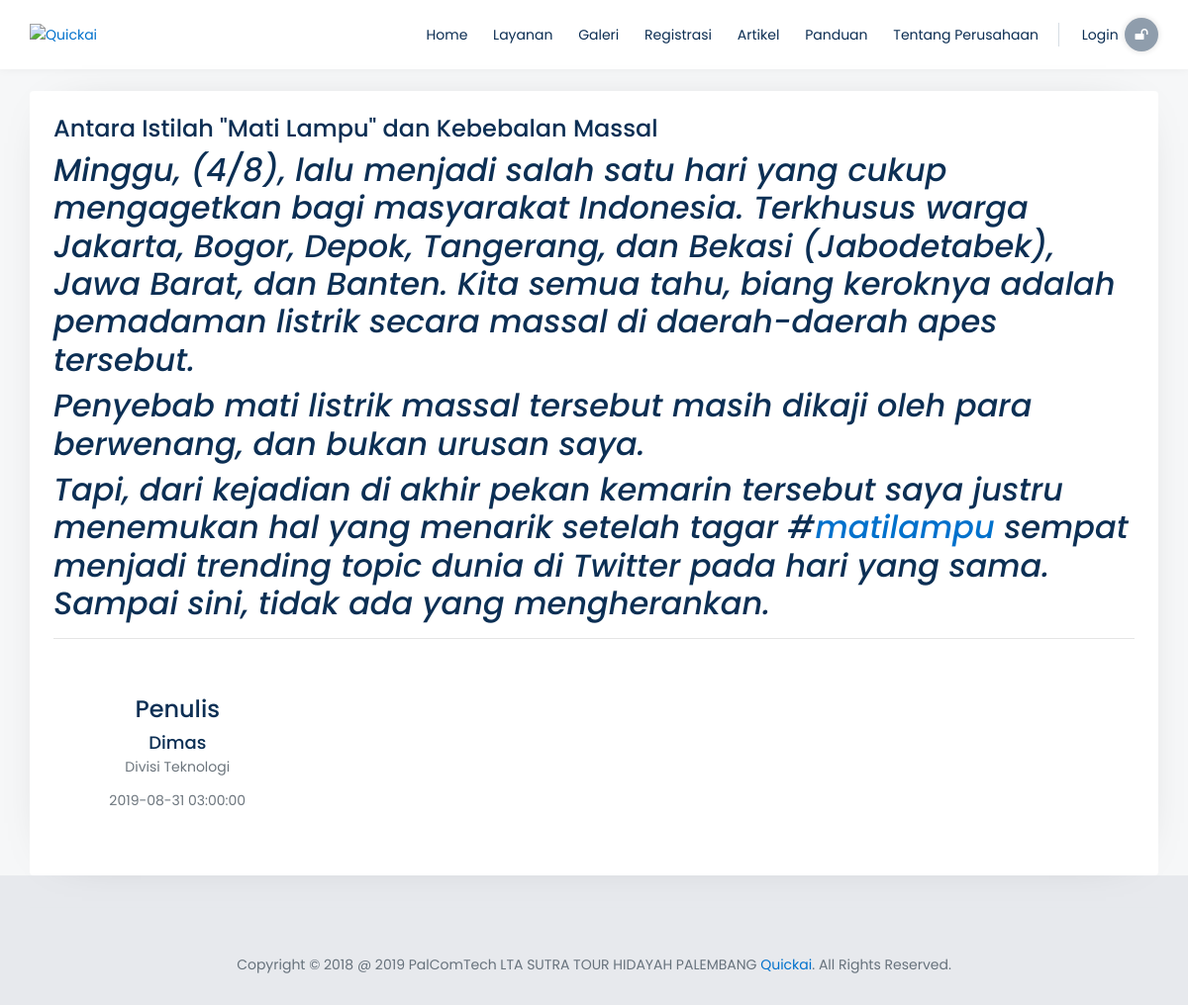
The app's page /tentang/baca/6 with its own data.
### tables this page shows
CREATE TABLE `data_artikel` (
  `id_artikel` int(11) NOT NULL,
  `judul` varchar(100) NOT NULL,
  `isi` text NOT NULL,
  `gambarnya` text NOT NULL,
  `tgl_postnya` datetime NOT NULL,
  `id_user` varchar(11) NOT NULL,
  `status` int(11) NOT NULL
);

CREATE TABLE `user` (
  `nomoridentitas` varchar(20) NOT NULL,
  `email` varchar(50) NOT NULL,
  `password` varchar(256) NOT NULL,
  `akses` int(11) NOT NULL,
  `nama` varchar(50) NOT NULL,
  `login_akun` timestamp NOT NULL DEFAULT CURRENT_TIMESTAMP ON UPDATE CURRENT_TIMESTAMP,
  `aktiv_dak` int(11) NOT NULL
);

CREATE TABLE `jabatan_pegawai` (
  `id_jabatan` int(11) NOT NULL,
  `nama_jabatan` varchar(30) NOT NULL
);

CREATE TABLE `website` (
  `id` int(11) NOT NULL,
  `nomorregistrasi` varchar(18) NOT NULL,
  `nama_perusahaan` varchar(100) NOT NULL,
  `footer` text NOT NULL,
  `alamat` text NOT NULL,
  `kontak` text NOT NULL,
  `visi_misi` text NOT NULL,
  `foto` text NOT NULL
);

### application/controllers/Tentang.php (called while the page is built, shortened)
<?php
class Tentang extends CI_Controller{
	public function __construct()
	{
		$this->load->library('form_validation');
		$this->load->library('pagination');
    $this->load->helper('tanggal_indo');
    $this->load->model(['users_model','galerim','jamaahm','data_atknya']);
  }
     function baca($id_artikel)
     {
      if ($this->session->userdata('nomoridentitas')==true) {
        $row             = $this->jamaahm->d($this->session->userdata('nomoridentitas'));
        $data=array(
          'nama_jamaah' =>$row->nama_jamaah,
          'fotonya'   =>$row->fotonya,
          'fotonya'   =>$row->fotonya,
        );
        $data['da']  = $this->data_atknya->baca($id_artikel);
        $data['web']    =$this->users_model->website();
        $this->load->view('website/header_log',$data);
        $this->load->view('website/baca', $data);
      }else{
       $data['da']  = $this->data_atknya->baca($id_artikel);
       $data['web']    =$this->users_model->website();
       $this->load->view('website/header', $data);
       $this->load->view('website/baca', $data);
     }
   }
 }

### index.php (called while the page is built, shortened)
<?php
require_once BASEPATH.'core/CodeIgniter.php';

### application/models/Data_atknya.php (called while the page is built, shortened)
<?php if ( ! defined('BASEPATH')) exit('No direct script access allowed');
class Data_atknya extends CI_Model
{
	function baca($id_artikel)
	{
		$this->db->from('data_artikel');
		$this->db->join('user','nomoridentitas=id_user');
		$this->db->join('pegawai','id_pegawai=nomoridentitas');
		$this->db->join('jabatan_pegawai','id_jabatan=jabatan');
		$this->db->where('id_artikel',$id_artikel);
		$query = $this->db->get();
		$result = $query->result();
		return $result;
	}
}

### application/models/Users_model.php (called while the page is built, shortened)
<?php if ( ! defined('BASEPATH')) exit('No direct script access allowed');
class Users_model extends CI_Model
{
	function website(){
		$this->db->select('id,nama_perusahaan,nomorregistrasi,footer,alamat,kontak,visi_misi,foto');
		$this->db->from('website');
		$query = $this->db->get();
		$result = $query->result();
		return $result;
	}
}

### application/views/website/baca.php (the view, shortened to what this page needs)
<div id="content">
  <div class="container">
    <div class="bg-light shadow-md rounded p-4">
     <div class="row">
      <div class="col-lg-12 mb-6 mb-lg-0">
        <?php foreach ($da as $r );?>
        <h2 class="text-6"><?=$r->judul;?></h2>
        <?=$r->isi;?>
        <hr>
        <div class="row">
          <div class="col-sm-6 col-md-3">
            <div class="team"> <img class="img-fluid rounded" alt="" src="<?=base_url('uploads/foto/').$r->foto;?>">
              <h2 class="text-6">Penulis</h2>
              <h3><?=$r->nama;?></h3>
              <p class="text-muted"><?=$r->nama_jabatan;?></p>
              <p class="text-muted"><?=$r->tgl_postnya;?></p>
            </div>
          </div>
        </div>
      </div>
    </div>
  </div>
</div>
</div>
</div>
<?php $this->load->view('website/footer');?>

### application/views/website/footer.php (shortened to what this page needs)
<footer id="footer" style="width: 100%;position: relative; bottom: 0px;" >
  <div class="container" >
    <div class="footer-copyright"  >
      <p class="copyright-text">Copyright © 2018 <?php foreach ($web as $key);?><?=$key->footer;?> <a href="#">Quickai</a>. All Rights Reserved.</p>
    </div>
  </div>
</footer>
<link rel="stylesheet" type="text/css" href="https://cdnjs.cloudflare.com/ajax/libs/fancybox/3.5.7/jquery.fancybox.min.css">
<link rel="stylesheet" type="text/css" href="https://cdn.jsdelivr.net/npm/daterangepicker/daterangepicker.css" />
</body>
</html>

### assets/depan/html/css/stylesheet.css (style rules this page uses)
body { background: #e7e9ed; color: #535b61; font-family: "Poppins", sans-serif; font-size: 14px; line-height: 22px; }
a, a:focus { color: #0071cc; -webkit-transition: all 0.2s ease; transition: all 0.2s ease; }
p { line-height: 1.9; }
h1, h2, h3, h4, h5, h6 { color: #0c2f54; font-family: "Poppins", sans-serif; }
.shadow-md { -webkit-box-shadow: 0px 0px 50px -35px rgba(0, 0, 0, 0.4); box-shadow: 0px 0px 50px -35px rgba(0, 0, 0, 0.4); }
.text-6 { font-size: 24px !important; font-size: 1.50rem !important; }
.bg-light { background-color: #FFF !important; }
@media only screen and (min-width: 1200px) { .container { max-width: 1170px !important; } }
body { position: relative; }
.team { text-align: center; margin-bottom: 15px; padding: 15px; -webkit-transition: all 0.2s ease; transition: all 0.2s ease; }
.team h3 { font-size: 18px; margin-bottom: 0px; }
.team p { margin-bottom: 0.5rem; }
#footer { color: #252b33; padding: 0px 0px 35px 0px; padding: 0 0 2rem 0; margin-top: 30px; }
#footer .footer-copyright { border-top: 1px solid #e6e9ec; padding: 32px 0px 0px; margin-top: 2rem; margin-top: 32px; text-align: center; }
#footer .footer-copyright .copyright-text { color: #67727c; margin: 12px 0 0 0; padding: 0; }

### records on screen
data_artikel: judul "Antara Istilah \"Mati Lampu\" dan Kebebalan Massal", isi "Minggu, (4/8), lalu menjadi salah satu hari yang cukup mengagetkan bagi masyarakat Indonesia. Terkhusus warga Jakarta, Bogor, Depok, Tangerang, dan Bekasi (Jabodetabek), Jawa Barat, dan Banten. Kita semua tahu, biang keroknya adalah pemadaman listrik secara massal di daerah-daerah apes tersebut. Penyebab mati listrik massal tersebut masih dikaji oleh para berwenang, dan bukan urusan saya. Tapi, dari kejadian di akhir pekan kemarin tersebut saya justru menemukan hal yang menarik setelah tagar # matilampu sempat menjadi trending topic dunia di Twitter pada hari yang sama. Sampai sini, tidak ada yang mengherankan.", id_user.nama "Dimas", jabatan_pegawai.nama_jabatan "Divisi Teknologi", tgl_postnya "2019-08-31 03:00:00"
website: footer "@ 2019 PalComTech LTA SUTRA TOUR HIDAYAH PALEMBANG"
